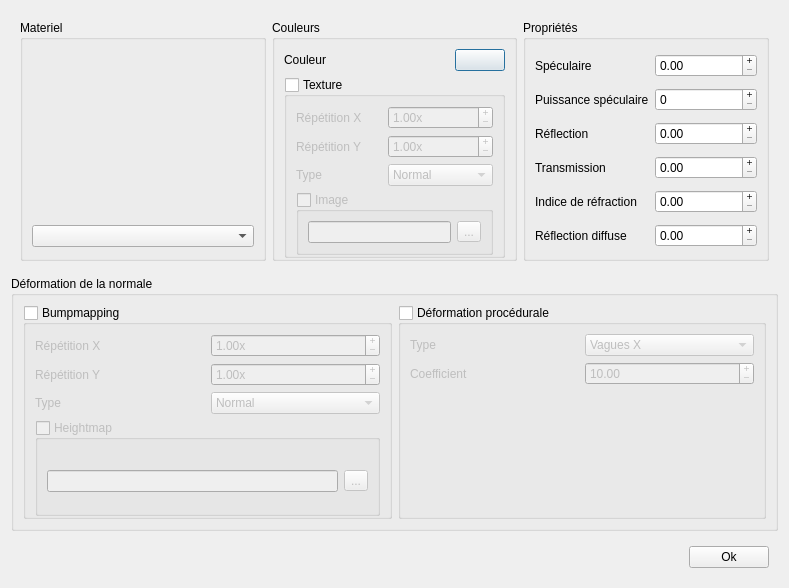
<?xml version="1.0" encoding="UTF-8"?>
<ui version="4.0">
 <class>editMaterialDialog</class>
 <widget class="QDialog" name="editMaterialDialog">
  <property name="geometry">
   <rect>
    <x>0</x>
    <y>0</y>
    <width>789</width>
    <height>588</height>
   </rect>
  </property>
  <property name="windowTitle">
   <string>Edition matériaux</string>
  </property>
  <layout class="QVBoxLayout" name="verticalLayout_2">
   <item>
    <widget class="QWidget" name="widget" native="true">
     <layout class="QHBoxLayout" name="horizontalLayout_2">
      <item>
       <widget class="QGroupBox" name="groupBox_3">
        <property name="title">
         <string>Materiel</string>
        </property>
        <layout class="QVBoxLayout" name="verticalLayout">
         <property name="bottomMargin">
          <number>0</number>
         </property>
         <item>
          <widget class="QLabel" name="_image">
           <property name="minimumSize">
            <size>
             <width>150</width>
             <height>150</height>
            </size>
           </property>
           <property name="maximumSize">
            <size>
             <width>150</width>
             <height>150</height>
            </size>
           </property>
           <property name="text">
            <string/>
           </property>
           <property name="pixmap">
            <pixmap>stripes.png</pixmap>
           </property>
          </widget>
         </item>
         <item>
          <widget class="QComboBox" name="_materials"/>
         </item>
        </layout>
       </widget>
      </item>
      <item>
       <widget class="QGroupBox" name="groupBox">
        <property name="title">
         <string>Couleurs</string>
        </property>
        <layout class="QGridLayout" name="gridLayout">
         <property name="bottomMargin">
          <number>0</number>
         </property>
         <item row="0" column="0">
          <widget class="QLabel" name="label_2">
           <property name="text">
            <string>Couleur</string>
           </property>
          </widget>
         </item>
         <item row="0" column="1">
          <widget class="QPushButton" name="_color">
           <property name="maximumSize">
            <size>
             <width>50</width>
             <height>16777215</height>
            </size>
           </property>
           <property name="text">
            <string/>
           </property>
          </widget>
         </item>
         <item row="1" column="0" colspan="2">
          <widget class="QGroupBox" name="_texture">
           <property name="title">
            <string>Texture</string>
           </property>
           <property name="checkable">
            <bool>true</bool>
           </property>
           <property name="checked">
            <bool>false</bool>
           </property>
           <layout class="QGridLayout" name="gridLayout_2">
            <property name="bottomMargin">
             <number>0</number>
            </property>
            <item row="0" column="0">
             <widget class="QLabel" name="label_3">
              <property name="text">
               <string>Répétition X</string>
              </property>
             </widget>
            </item>
            <item row="0" column="1">
             <widget class="QDoubleSpinBox" name="_textureX">
              <property name="buttonSymbols">
               <enum>QAbstractSpinBox::PlusMinus</enum>
              </property>
              <property name="suffix">
               <string>x</string>
              </property>
              <property name="maximum">
               <double>1000.000000000000000</double>
              </property>
              <property name="value">
               <double>1.000000000000000</double>
              </property>
             </widget>
            </item>
            <item row="1" column="0">
             <widget class="QLabel" name="label_4">
              <property name="text">
               <string>Répétition Y</string>
              </property>
             </widget>
            </item>
            <item row="1" column="1">
             <widget class="QDoubleSpinBox" name="_textureY">
              <property name="buttonSymbols">
               <enum>QAbstractSpinBox::PlusMinus</enum>
              </property>
              <property name="suffix">
               <string>x</string>
              </property>
              <property name="maximum">
               <double>1000.000000000000000</double>
              </property>
              <property name="value">
               <double>1.000000000000000</double>
              </property>
             </widget>
            </item>
            <item row="3" column="0" colspan="2">
             <widget class="QGroupBox" name="groupBox_5">
              <property name="title">
               <string>Image</string>
              </property>
              <property name="checkable">
               <bool>true</bool>
              </property>
              <property name="checked">
               <bool>false</bool>
              </property>
              <layout class="QGridLayout" name="gridLayout_3">
               <item row="0" column="0">
                <widget class="QLineEdit" name="_imagePath"/>
               </item>
               <item row="0" column="1">
                <widget class="QToolButton" name="toolButton">
                 <property name="text">
                  <string>...</string>
                 </property>
                </widget>
               </item>
              </layout>
             </widget>
            </item>
            <item row="2" column="0">
             <widget class="QLabel" name="label_5">
              <property name="text">
               <string>Type</string>
              </property>
             </widget>
            </item>
            <item row="2" column="1">
             <widget class="QComboBox" name="_textureType">
              <item>
               <property name="text">
                <string>Normal</string>
               </property>
              </item>
              <item>
               <property name="text">
                <string>Bruit de perlin</string>
               </property>
              </item>
              <item>
               <property name="text">
                <string>Effet Marbre</string>
               </property>
              </item>
              <item>
               <property name="text">
                <string>Effet Bois</string>
               </property>
              </item>
             </widget>
            </item>
           </layout>
          </widget>
         </item>
        </layout>
       </widget>
      </item>
      <item>
       <widget class="QGroupBox" name="groupBox_2">
        <property name="title">
         <string>Propriétés</string>
        </property>
        <layout class="QGridLayout" name="gridLayout_4">
         <property name="bottomMargin">
          <number>0</number>
         </property>
         <item row="0" column="1">
          <widget class="QDoubleSpinBox" name="_specular">
           <property name="buttonSymbols">
            <enum>QAbstractSpinBox::PlusMinus</enum>
           </property>
           <property name="maximum">
            <double>1.000000000000000</double>
           </property>
           <property name="singleStep">
            <double>0.010000000000000</double>
           </property>
          </widget>
         </item>
         <item row="0" column="0">
          <widget class="QLabel" name="label_6">
           <property name="text">
            <string>Spéculaire</string>
           </property>
          </widget>
         </item>
         <item row="2" column="1">
          <widget class="QDoubleSpinBox" name="_reflection">
           <property name="buttonSymbols">
            <enum>QAbstractSpinBox::PlusMinus</enum>
           </property>
           <property name="maximum">
            <double>1.000000000000000</double>
           </property>
           <property name="singleStep">
            <double>0.010000000000000</double>
           </property>
          </widget>
         </item>
         <item row="2" column="0">
          <widget class="QLabel" name="label_7">
           <property name="text">
            <string>Réflection</string>
           </property>
          </widget>
         </item>
         <item row="1" column="1">
          <widget class="QSpinBox" name="_specularPow">
           <property name="buttonSymbols">
            <enum>QAbstractSpinBox::PlusMinus</enum>
           </property>
           <property name="maximum">
            <number>200</number>
           </property>
          </widget>
         </item>
         <item row="1" column="0">
          <widget class="QLabel" name="label_8">
           <property name="text">
            <string>Puissance spéculaire</string>
           </property>
          </widget>
         </item>
         <item row="3" column="1">
          <widget class="QDoubleSpinBox" name="_transmission">
           <property name="buttonSymbols">
            <enum>QAbstractSpinBox::PlusMinus</enum>
           </property>
           <property name="maximum">
            <double>1.000000000000000</double>
           </property>
           <property name="singleStep">
            <double>0.010000000000000</double>
           </property>
          </widget>
         </item>
         <item row="3" column="0">
          <widget class="QLabel" name="label_9">
           <property name="text">
            <string>Transmission</string>
           </property>
          </widget>
         </item>
         <item row="4" column="0">
          <widget class="QLabel" name="label_10">
           <property name="text">
            <string>Indice de réfraction</string>
           </property>
          </widget>
         </item>
         <item row="4" column="1">
          <widget class="QDoubleSpinBox" name="_refraction">
           <property name="buttonSymbols">
            <enum>QAbstractSpinBox::PlusMinus</enum>
           </property>
           <property name="maximum">
            <double>3.000000000000000</double>
           </property>
           <property name="singleStep">
            <double>0.010000000000000</double>
           </property>
          </widget>
         </item>
         <item row="5" column="1">
          <widget class="QDoubleSpinBox" name="_diffuseReflection">
           <property name="buttonSymbols">
            <enum>QAbstractSpinBox::PlusMinus</enum>
           </property>
           <property name="maximum">
            <double>1.000000000000000</double>
           </property>
           <property name="singleStep">
            <double>0.010000000000000</double>
           </property>
          </widget>
         </item>
         <item row="5" column="0">
          <widget class="QLabel" name="label_11">
           <property name="text">
            <string>Réflection diffuse</string>
           </property>
          </widget>
         </item>
        </layout>
       </widget>
      </item>
     </layout>
    </widget>
   </item>
   <item>
    <widget class="QGroupBox" name="groupBox_6">
     <property name="title">
      <string>Déformation de la normale</string>
     </property>
     <layout class="QHBoxLayout" name="horizontalLayout_3">
      <item>
       <widget class="QGroupBox" name="groupBox_8">
        <property name="title">
         <string>Bumpmapping</string>
        </property>
        <property name="checkable">
         <bool>true</bool>
        </property>
        <property name="checked">
         <bool>false</bool>
        </property>
        <layout class="QGridLayout" name="gridLayout_5">
         <property name="bottomMargin">
          <number>0</number>
         </property>
         <item row="0" column="1">
          <widget class="QDoubleSpinBox" name="doubleSpinBox_8">
           <property name="buttonSymbols">
            <enum>QAbstractSpinBox::PlusMinus</enum>
           </property>
           <property name="suffix">
            <string>x</string>
           </property>
           <property name="maximum">
            <double>200.000000000000000</double>
           </property>
           <property name="value">
            <double>1.000000000000000</double>
           </property>
          </widget>
         </item>
         <item row="0" column="0">
          <widget class="QLabel" name="label_12">
           <property name="text">
            <string>Répétition X</string>
           </property>
          </widget>
         </item>
         <item row="1" column="1">
          <widget class="QDoubleSpinBox" name="doubleSpinBox_9">
           <property name="buttonSymbols">
            <enum>QAbstractSpinBox::PlusMinus</enum>
           </property>
           <property name="suffix">
            <string>x</string>
           </property>
           <property name="maximum">
            <double>200.000000000000000</double>
           </property>
           <property name="value">
            <double>1.000000000000000</double>
           </property>
          </widget>
         </item>
         <item row="1" column="0">
          <widget class="QLabel" name="label_13">
           <property name="text">
            <string>Répétition Y</string>
           </property>
          </widget>
         </item>
         <item row="2" column="0">
          <widget class="QLabel" name="label_14">
           <property name="text">
            <string>Type</string>
           </property>
          </widget>
         </item>
         <item row="2" column="1">
          <widget class="QComboBox" name="comboBox_3">
           <item>
            <property name="text">
             <string>Normal</string>
            </property>
           </item>
           <item>
            <property name="text">
             <string>Bruit de perlin</string>
            </property>
           </item>
          </widget>
         </item>
         <item row="3" column="0" colspan="2">
          <widget class="QGroupBox" name="groupBox_9">
           <property name="title">
            <string>Heightmap</string>
           </property>
           <property name="checkable">
            <bool>true</bool>
           </property>
           <property name="checked">
            <bool>false</bool>
           </property>
           <layout class="QHBoxLayout" name="horizontalLayout_4">
            <property name="bottomMargin">
             <number>0</number>
            </property>
            <item>
             <widget class="QLineEdit" name="lineEdit_2"/>
            </item>
            <item>
             <widget class="QToolButton" name="toolButton_2">
              <property name="text">
               <string>...</string>
              </property>
             </widget>
            </item>
           </layout>
          </widget>
         </item>
        </layout>
       </widget>
      </item>
      <item>
       <widget class="QGroupBox" name="groupBox_7">
        <property name="title">
         <string>Déformation procédurale</string>
        </property>
        <property name="checkable">
         <bool>true</bool>
        </property>
        <property name="checked">
         <bool>false</bool>
        </property>
        <layout class="QGridLayout" name="gridLayout_6">
         <property name="bottomMargin">
          <number>0</number>
         </property>
         <item row="1" column="0">
          <widget class="QLabel" name="label_15">
           <property name="text">
            <string>Type</string>
           </property>
          </widget>
         </item>
         <item row="3" column="0">
          <spacer name="verticalSpacer">
           <property name="orientation">
            <enum>Qt::Vertical</enum>
           </property>
           <property name="sizeHint" stdset="0">
            <size>
             <width>20</width>
             <height>40</height>
            </size>
           </property>
          </spacer>
         </item>
         <item row="1" column="1">
          <widget class="QComboBox" name="comboBox_4">
           <item>
            <property name="text">
             <string>Vagues X</string>
            </property>
           </item>
           <item>
            <property name="text">
             <string>Vagues Y</string>
            </property>
           </item>
           <item>
            <property name="text">
             <string>Vagues Z</string>
            </property>
           </item>
          </widget>
         </item>
         <item row="2" column="0">
          <widget class="QLabel" name="label_16">
           <property name="text">
            <string>Coefficient</string>
           </property>
          </widget>
         </item>
         <item row="2" column="1">
          <widget class="QDoubleSpinBox" name="doubleSpinBox_10">
           <property name="buttonSymbols">
            <enum>QAbstractSpinBox::PlusMinus</enum>
           </property>
           <property name="maximum">
            <double>1000.000000000000000</double>
           </property>
           <property name="value">
            <double>10.000000000000000</double>
           </property>
          </widget>
         </item>
        </layout>
       </widget>
      </item>
     </layout>
    </widget>
   </item>
   <item>
    <widget class="QWidget" name="widget_2" native="true">
     <layout class="QHBoxLayout" name="horizontalLayout">
      <item>
       <spacer name="horizontalSpacer">
        <property name="orientation">
         <enum>Qt::Horizontal</enum>
        </property>
        <property name="sizeHint" stdset="0">
         <size>
          <width>40</width>
          <height>20</height>
         </size>
        </property>
       </spacer>
      </item>
      <item>
       <widget class="QPushButton" name="pushButton_2">
        <property name="text">
         <string>Ok</string>
        </property>
       </widget>
      </item>
     </layout>
    </widget>
   </item>
  </layout>
 </widget>
 <resources/>
 <connections>
  <connection>
   <sender>pushButton_2</sender>
   <signal>clicked()</signal>
   <receiver>editMaterialDialog</receiver>
   <slot>close()</slot>
   <hints>
    <hint type="sourcelabel">
     <x>592</x>
     <y>284</y>
    </hint>
    <hint type="destinationlabel">
     <x>326</x>
     <y>158</y>
    </hint>
   </hints>
  </connection>
 </connections>
</ui>
